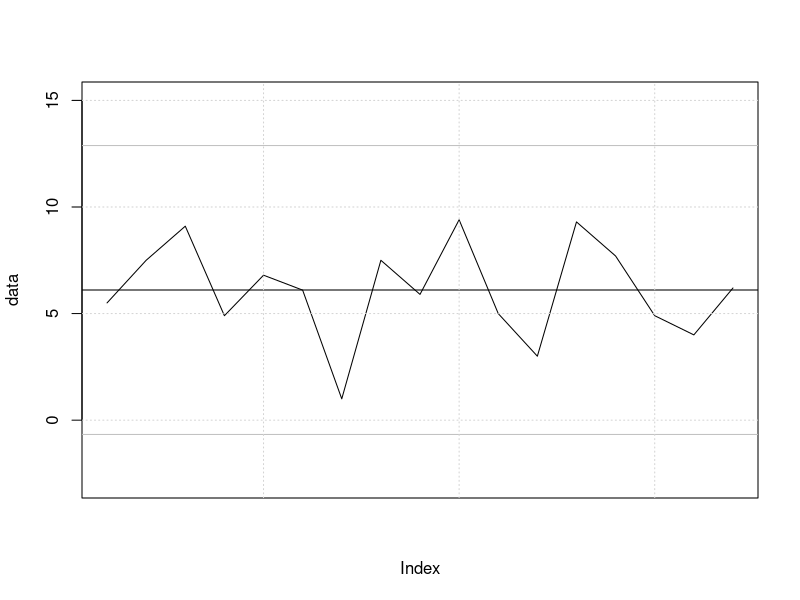

This figure's R source:
data <- c(5.5, 7.5, 9.1, 4.9, 6.8, 6.1, 1, 7.5, 5.9, 9.4, 5, 3, 9.3, 7.7, 4.9, 4, 6.2);
dev = sd(data);
m = mean(data);

png(filename="ch14p238.png");

plot(data, type = "l", xaxt = "n", ylim = c(m - dev * 4, m + dev * 4));
#mean
abline(h=m);
#UCL
abline(h=m + 3 * dev, col="gray");
#LCL
abline(h=m - 3 * dev, col="gray");

grid();

dev.off();